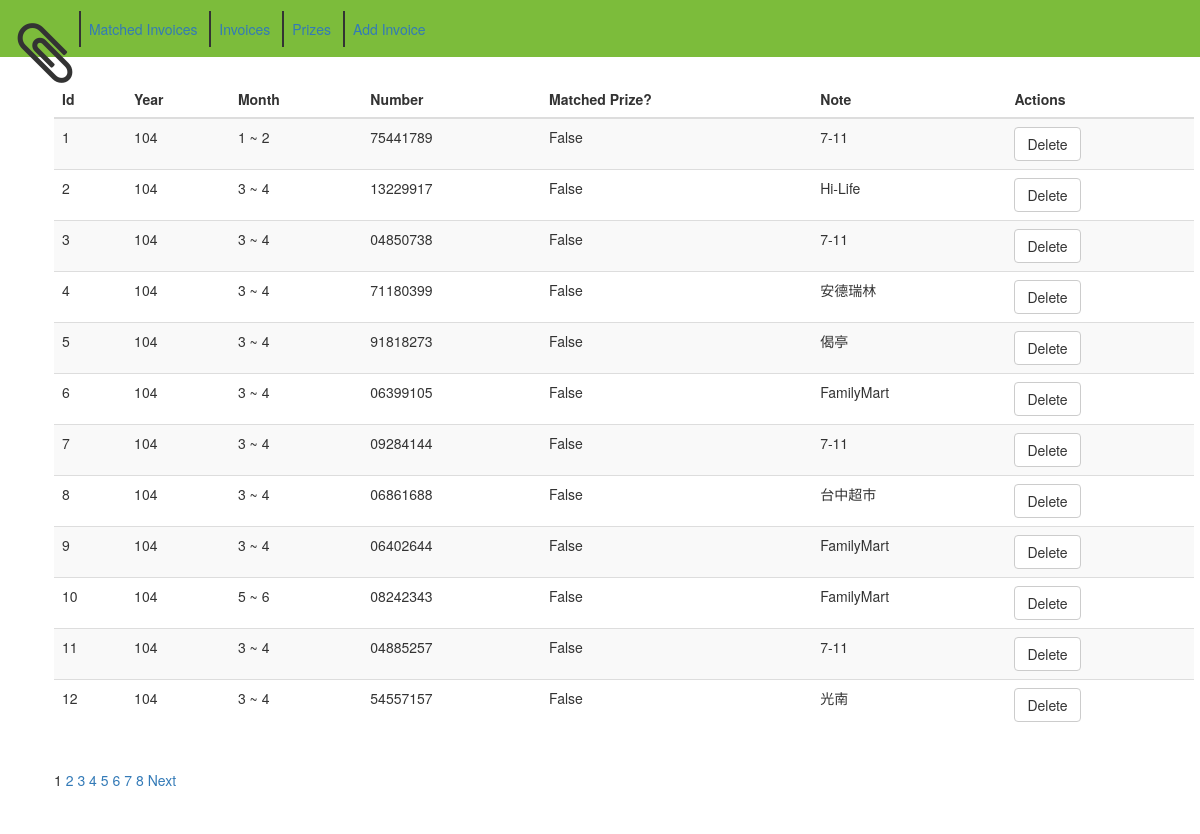
Page /invoices on the committed database.
### db.py (models this page shows, shortened)
class Invoice(Base):
    __tablename__ = 'invoices'
    id = Column(Integer, primary_key=True)
    year = Column(Integer)
    month = Column(Integer)
    number = Column(String)
    note = Column(String)
    is_matched = Column(Boolean)
    prize_id = Column(Integer, ForeignKey('prizes.id'))
    prize = relationship('Prize', backref=backref('invoices'))

### web.py (the view)
@app.route('/invoices')
def invoices():
    per_rows = request.args.get('per_rows', pagination.Pagination.DEFAULT_PER_ROWS)
    current_page = request.args.get('page', 1)
    try:
        per_rows = int(per_rows)
        per_rows = pagination.Pagination.DEFAULT_PER_ROWS if per_rows <= 0 else per_rows
    except:
        per_rows = pagination.Pagination.DEFAULT_PER_ROWS
    try:
        current_page = int(current_page)
        current_page = 1 if current_page < 1 else current_page
    except:
        current_page = 1
    invoices_query = g.app.get_invoices()
    invoices_count = invoices_query.count()
    p = pagination.Pagination(invoices_count, per_rows, current_page)
    invoices = invoices_query[p.get_from_rows():p.get_to_rows() + 1]
    return render_template('invoices.html',
                           invoices=invoices,
                           pagination=p)

### db.py (called while the page is built)
    @classmethod
    def get_instance(cls):
        instance = session.query(cls).first()
        if not instance:
            instance = cls()
        return instance

    def get_invoices(self):
        return session.query(Invoice)

### pagination.py (called while the page is built)
    def set_total_rows(self, total_rows):
        if total_rows < 0:
            raise ValueError("total rows must greater than zero")
        self._total_rows = total_rows

    def set_per_rows(self, per_rows):
        if per_rows < 0:
            raise ValueError("per rows must greater than zero")
        self._per_rows = per_rows

    def get_per_rows(self):
        return self._per_rows

    def set_current_page(self, current_page):
        if current_page < 1:
            raise ValueError("current page must greater than 1")
        self._current_page = current_page

    def get_current_page(self):
        return self._current_page

    def get_from_rows(self):
        return (self._current_page - 1) * self._per_rows

    def get_to_rows(self):
        return self.get_from_rows() + self._per_rows - 1

    def set_pages_range(self, pages_range):
        if pages_range < 1:
            raise ValueError("pages range must greater than 1")
        self._pages_range = pages_range

    def get_pagination_from_page(self):
        return self._pagination_from_page

    def get_pagination_to_page(self):
        return self._pagination_to_page

    def get_total_pages(self):
        return self._total_pages

    def refresh(self):
        self._total_pages = math.ceil(self._total_rows / self._per_rows) # +/+, always positive
        self._current_page = self._total_pages if self._total_pages < self._current_page else self._current_page
        left_span_coda = math.floor(self._pages_range / 2)
        right_span_coda = self._pages_range - left_span_coda
        self._pagination_from_page = max(1, self._current_page - left_span_coda)
        right_span_coda += left_span_coda - (self._current_page - self._pagination_from_page)
        self._pagination_to_page = min(self._total_pages, self._current_page + right_span_coda)
        right_left_span_coda = right_span_coda - (self._pagination_to_page - self._current_page)
        if right_left_span_coda != 0:
            left_span_coda += right_left_span_coda
            self._pagination_from_page = max(1, self._current_page - left_span_coda)

### web.py (called while the page is built)
@app.before_request
def before_request():
    g.app = db.App.get_instance()

### templates/invoices.html (shortened to what this page needs)
{% extends 'base.html' %}
{% block content %}
{% if invoices|count %}
<div class="container">
<table class="table table-striped table-hover">
  <thead>
    <tr>
      <th>Id</th>
      <th>Year</th>
      <th>Month</th>
      <th>Number</th>
      <th>Matched Prize?</th>
      <th>Note</th>
      <th>Actions</th>
    </tr>
  </thead>
  <tbody>
    {% for invoice in invoices %}
    <tr>
      <td>{{ invoice.id }}</td>
      <td>{{ invoice.year }}</td>
      <td>{{ invoice.month * 2 - 1 }} ~ {{ invoice.month * 2 }}</td>
      <td>{{ invoice.number }}</td>
      <td>{{ invoice.is_matched }}</td>
      <td>{{ invoice.note }}</td>
      <td>
	<form action="invoice_delete/{{ invoice.id }}" method="POST">
	  <input type="submit" class="btn btn-default" value="Delete" />
	</form>
      </td>
    </tr>
    {% endfor %}
  </tbody>
</table>
<div class="pagination">
  {% for page in range(pagination.get_pagination_from_page(), pagination.get_pagination_to_page() + 1) %}
  {% if page == pagination.get_current_page() %}
  <span class="current_page">{{ page }}</span>
  {% else %}
  <a href="?page={{ page }}&per_rows={{ pagination.get_per_rows() }}">{{ page }}</a>
  {% endif %}
  {% endfor %}
  {% if pagination.get_current_page() != pagination.get_total_pages() %}
  <a href="?page={{ pagination.get_current_page() + 1 }}&per_rows={{ pagination.get_per_rows() }}">Next</a>
  {% endif %}
</div>
</div>
{% else %}
<p>No invoices. <a href="invoice_add">Go to add a invoice?</a></p>
{% endif %}
{% endblock %}

### templates/base.html (shortened to what this page needs)
<!DOCTYPE html>
<html>
  <head>
    <link rel="stylesheet" href="static/style.css" />
    <link rel="stylesheet" href="static/font-awesome/css/font-awesome.min.css" />
    <link rel="stylesheet" href="static/bootstrap/css/bootstrap.min.css" />
  </head>
  <body>
    <div id="main">
      <div id="header">
	<div id="icon">
	  <i class="fa fa-paperclip fa-5x"></i>
	</div>
	<div id="nav">
	  <ul>
	    <li><a href="/">Matched Invoices</a></li>
	    <li><a href="invoices">Invoices</a></li>
	    <li><a href="prizes">Prizes</a></li>
	    <li><a href="invoice_add">Add Invoice</a></li>
	  </ul>
	</div>
      </div>
      <div id="content">
	<div class="container">
	  {% block content %}{% endblock %}
	</div>
      </div>
    </div>
  </body>
</html>

### static/style.css (style rules this page uses)
#header { background-color: #7cbc3b; }
#icon { position: relative; display: inline-block; width: 2.5em; height: 2.5em; }
#icon i { position: absolute; top: 50%; left: 50%; }
#nav { display: inline-block; }
#nav ul { list-style-type: none; }
#nav ul li { display: inline-block; border-left: solid 2px; padding: 8px; }
#content { padding: 24px; }

### rows in the picture
Invoice: id "1", year "104", invoice.month*2-1 "1", invoice.month*2 "2", number "75441789", is_matched "False", note "7-11"
Invoice: id "2", year "104", invoice.month*2-1 "3", invoice.month*2 "4", number "13229917", is_matched "False", note "Hi-Life"
Invoice: id "3", year "104", invoice.month*2-1 "3", invoice.month*2 "4", number "04850738", is_matched "False", note "7-11"
Invoice: id "4", year "104", invoice.month*2-1 "3", invoice.month*2 "4", number "71180399", is_matched "False", note "安德瑞林"
Invoice: id "5", year "104", invoice.month*2-1 "3", invoice.month*2 "4", number "91818273", is_matched "False", note "偈亭"
Invoice: id "6", year "104", invoice.month*2-1 "3", invoice.month*2 "4", number "06399105", is_matched "False", note "FamilyMart"
Invoice: id "7", year "104", invoice.month*2-1 "3", invoice.month*2 "4", number "09284144", is_matched "False", note "7-11"
Invoice: id "8", year "104", invoice.month*2-1 "3", invoice.month*2 "4", number "06861688", is_matched "False", note "台中超市"
Invoice: id "9", year "104", invoice.month*2-1 "3", invoice.month*2 "4", number "06402644", is_matched "False", note "FamilyMart"
Invoice: id "10", year "104", invoice.month*2-1 "5", invoice.month*2 "6", number "08242343", is_matched "False", note "FamilyMart"
Invoice: id "11", year "104", invoice.month*2-1 "3", invoice.month*2 "4", number "04885257", is_matched "False", note "7-11"
Invoice: id "12", year "104", invoice.month*2-1 "3", invoice.month*2 "4", number "54557157", is_matched "False", note "光南"

### other values in the picture
{{ page }} "1"
{{ page }} "2" "3" "4" "5" "6" "7" "8"
